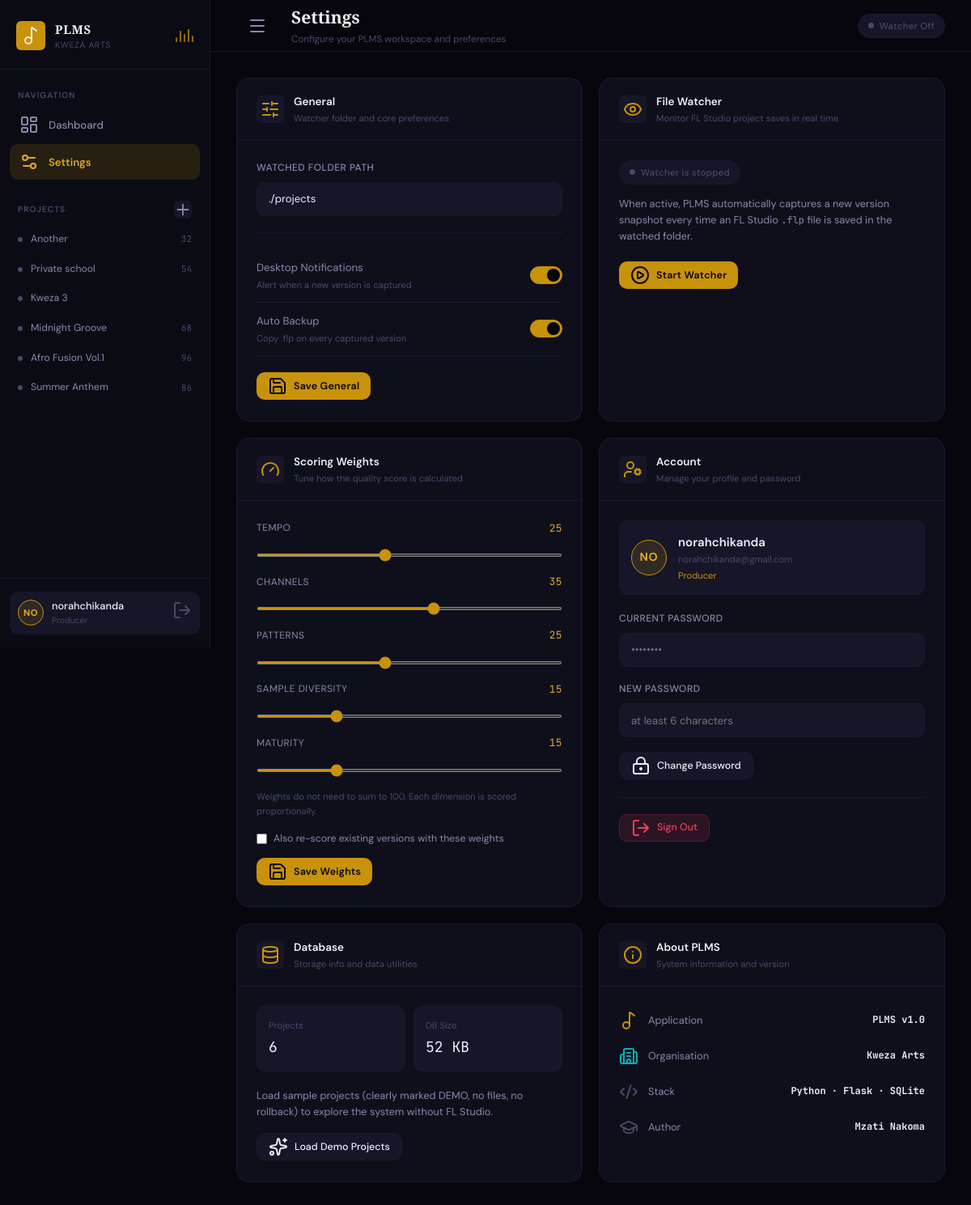
The app's page /settings (signed in), older data.
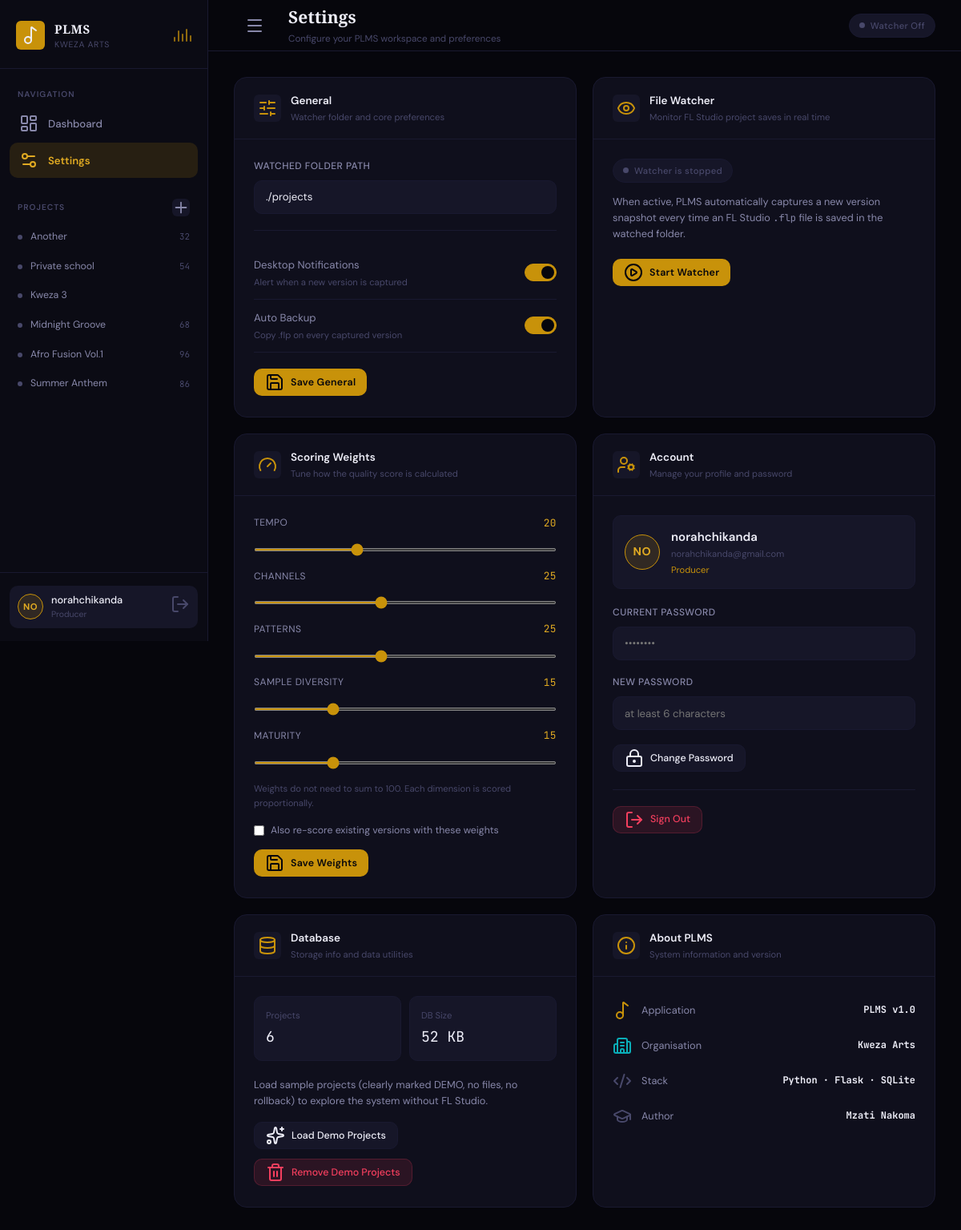
The same page, newer data.
### models.py (models this page shows, shortened)
class AppSettings(db.Model):
    __tablename__ = 'app_settings'
    id                       = db.Column(db.Integer, primary_key=True)
    user_id                  = db.Column(db.Integer, db.ForeignKey('users.id'),
                                         nullable=False, unique=True)
    watched_folder           = db.Column(db.String(500), default='./projects')
    watcher_active           = db.Column(db.Boolean,     default=False)
    notifications_enabled    = db.Column(db.Boolean,     default=True)
    auto_backup              = db.Column(db.Boolean,     default=True)
    score_weight_tempo       = db.Column(db.Float, default=20.0)
    score_weight_channels    = db.Column(db.Float, default=25.0)
    score_weight_patterns    = db.Column(db.Float, default=25.0)
    score_weight_samples     = db.Column(db.Float, default=15.0)
    score_weight_maturity    = db.Column(db.Float, default=15.0)

### app.py (the view, shortened to what this page needs)
@app.route('/settings', methods=['GET', 'POST'])
@login_required
def settings():
    s = _user_settings(current_user.id)
    try:    db_size = os.path.getsize(db.engine.url.database) // 1024
    except Exception: db_size = 0
    watched_flds = _watched_folders_for_user(current_user.id) if s.watcher_active else set()
    has_demo = Project.query.filter_by(user_id=current_user.id, is_demo=True).count() > 0
    return render_template('settings.html', s=s, db_size=db_size,
                           backup_root=_backup_root(), watched_folders=watched_flds,
                           has_demo=has_demo)

### app.py (called while the page is built, shortened)
@login_manager.user_loader
def load_user(uid): return db.session.get(User, int(uid))

@app.after_request
def _security_headers(resp):
    resp.headers.setdefault('X-Content-Type-Options', 'nosniff')
    resp.headers.setdefault('X-Frame-Options', 'DENY')
    resp.headers.setdefault('Referrer-Policy', 'same-origin')
    return resp

def _backup_root() -> str:
    root = os.environ.get('PLMS_BACKUP_ROOT') or os.path.join(Path.home(), 'Documents', 'PLMS_Backups')
    os.makedirs(root, exist_ok=True)
    return root

def _user_settings(user_id) -> AppSettings:
    s = AppSettings.query.filter_by(user_id=user_id).first()
    if not s:
        s = AppSettings(user_id=user_id)
        db.session.add(s); db.session.commit()
    return s

@app.context_processor
def inject_globals():
    active = False
    if current_user.is_authenticated:
        s = AppSettings.query.filter_by(user_id=current_user.id).first()
    return dict(watcher_active=active)

### models.py (called while the page is built)
    @property
    def initials(self): return self.username[:2].upper()

    @property
    def latest_version(self): return self.versions[-1] if self.versions else None

### templates/settings.html (shortened to what the changed rows need)
{% extends "base.html" %}
{% block content %}
<div class="settings-grid">
  <div class="settings-section">
    <div class="settings-section-body">
      <form method="POST" action="{{ url_for('settings') }}">
        <div class="setting-row">
          <label>Watched Folder Path</label>
          <input type="text" name="watched_folder" value="{{ s.watched_folder }}">
        </div>
      </form>
    </div>
  </div>
  <div class="settings-section">
    <div class="settings-section-body">
      <form method="POST" action="{{ url_for('settings') }}">
        <div class="slider-row">
          <label>
            Tempo
            <span id="val-w_tempo">{{ s.score_weight_tempo|round(0)|int }}</span>
          </label>
          <input type="range" id="w_tempo" name="w_tempo"
                 min="0" max="60" step="1"
                 value="{{ s.score_weight_tempo|round(0)|int }}">
        </div>
        <div class="slider-row">
          <label>
            Channels
            <span id="val-w_channels">{{ s.score_weight_channels|round(0)|int }}</span>
          </label>
          <input type="range" id="w_channels" name="w_channels"
                 min="0" max="60" step="1"
                 value="{{ s.score_weight_channels|round(0)|int }}">
        </div>
        <div class="slider-row">
          <label>
            Patterns
            <span id="val-w_patterns">{{ s.score_weight_patterns|round(0)|int }}</span>
          </label>
          <input type="range" id="w_patterns" name="w_patterns"
                 min="0" max="60" step="1"
                 value="{{ s.score_weight_patterns|round(0)|int }}">
        </div>
        <div class="slider-row">
          <label>
            Sample diversity
            <span id="val-w_samples">{{ (s.score_weight_samples if s.score_weight_samples is not none else 15)|round(0)|int }}</span>
          </label>
          <input type="range" id="w_samples" name="w_samples"
                 min="0" max="60" step="1"
                 value="{{ (s.score_weight_samples if s.score_weight_samples is not none else 15)|round(0)|int }}">
        </div>
        <div class="slider-row">
          <label>
            Maturity
            <span id="val-w_maturity">{{ s.score_weight_maturity|round(0)|int }}</span>
          </label>
          <input type="range" id="w_maturity" name="w_maturity"
                 min="0" max="60" step="1"
                 value="{{ s.score_weight_maturity|round(0)|int }}">
        </div>
      </form>
    </div>
  </div>
  <div class="settings-section">
    <div class="settings-section-body">
      {% if has_demo %}
      <form method="POST" action="{{ url_for('settings') }}" style="margin-top:10px">
        <button type="submit" class="btn btn-danger btn-sm"><i data-lucide="trash-2"></i> Remove Demo Projects</button>
      </form>
      {% endif %}
    </div>
  </div>
</div>
{% endblock %}

Row changes from the older to the newer data that the page shows:
changed AppSettings "./projects": score_weight_tempo "25" → "20"; w_tempo "25" → "20"; score_weight_channels "35" → "25"; w_channels "35" → "25"
Text that changed along with them:
text now shown: "Remove Demo Projects"
